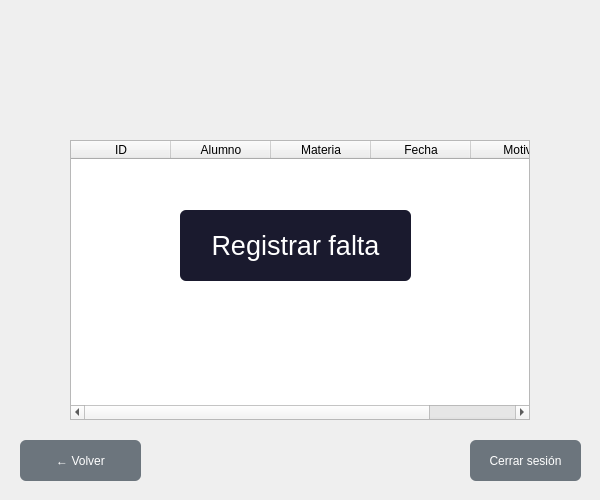
<?xml version="1.0" encoding="UTF-8"?>
<ui version="4.0">
 <class>PantallaProfesor</class>
 <widget class="QWidget" name="PantallaProfesor">
  <property name="geometry">
   <rect>
    <x>0</x>
    <y>0</y>
    <width>600</width>
    <height>500</height>
   </rect>
  </property>
  <property name="windowTitle">
   <string>ITES Académico</string>
  </property>
  <widget class="QLabel" name="lbl_fondo">
   <property name="geometry">
    <rect>
     <x>0</x>
     <y>0</y>
     <width>600</width>
     <height>500</height>
    </rect>
   </property>
   <property name="text">
    <string/>
   </property>
   <property name="scaledContents">
    <bool>true</bool>
   </property>
  </widget>
  <widget class="QPushButton" name="btn_volver">
   <property name="geometry">
    <rect>
     <x>20</x>
     <y>440</y>
     <width>121</width>
     <height>41</height>
    </rect>
   </property>
   <property name="styleSheet">
    <string>QPushButton { background-color: #6c757d; color: white; border-radius: 6px; padding: 6px 12px; }
QPushButton:hover { background-color: #5a6268; }</string>
   </property>
   <property name="text">
    <string>← Volver</string>
   </property>
  </widget>
  <widget class="QPushButton" name="btn_ver_faltas">
   <property name="geometry">
    <rect>
     <x>180</x>
     <y>290</y>
     <width>231</width>
     <height>71</height>
    </rect>
   </property>
   <property name="font">
    <font>
     <pointsize>20</pointsize>
    </font>
   </property>
   <property name="styleSheet">
    <string>QPushButton { background-color: #1a1a2e; color: white; border-radius: 6px; }
QPushButton:hover { background-color: #16213e; }</string>
   </property>
   <property name="text">
    <string>Ver mis faltas</string>
   </property>
  </widget>
  <widget class="QTableWidget" name="tabla_faltas">
   <property name="geometry">
    <rect>
     <x>70</x>
     <y>140</y>
     <width>460</width>
     <height>280</height>
    </rect>
   </property>
   <property name="visible">
    <bool>false</bool>
   </property>
   <column>
    <property name="text">
     <string>ID</string>
    </property>
   </column>
   <column>
    <property name="text">
     <string>Alumno</string>
    </property>
   </column>
   <column>
    <property name="text">
     <string>Materia</string>
    </property>
   </column>
   <column>
    <property name="text">
     <string>Fecha</string>
    </property>
   </column>
   <column>
    <property name="text">
     <string>Motivo</string>
    </property>
   </column>
  </widget>
  <widget class="QPushButton" name="btn_cerrar">
   <property name="geometry">
    <rect>
     <x>470</x>
     <y>440</y>
     <width>111</width>
     <height>41</height>
    </rect>
   </property>
   <property name="styleSheet">
    <string>QPushButton { background-color: #6c757d; color: white; border-radius: 6px; }
QPushButton:hover { background-color: #5a6268; }</string>
   </property>
   <property name="text">
    <string>Cerrar sesión</string>
   </property>
  </widget>
  <widget class="QPushButton" name="btn_registrar">
   <property name="geometry">
    <rect>
     <x>180</x>
     <y>210</y>
     <width>231</width>
     <height>71</height>
    </rect>
   </property>
   <property name="font">
    <font>
     <pointsize>20</pointsize>
    </font>
   </property>
   <property name="styleSheet">
    <string>QPushButton { background-color: #1a1a2e; color: white; border-radius: 6px; }
QPushButton:hover { background-color: #16213e; }</string>
   </property>
   <property name="text">
    <string>Registrar falta</string>
   </property>
  </widget>
 </widget>
 <resources/>
 <connections/>
</ui>
